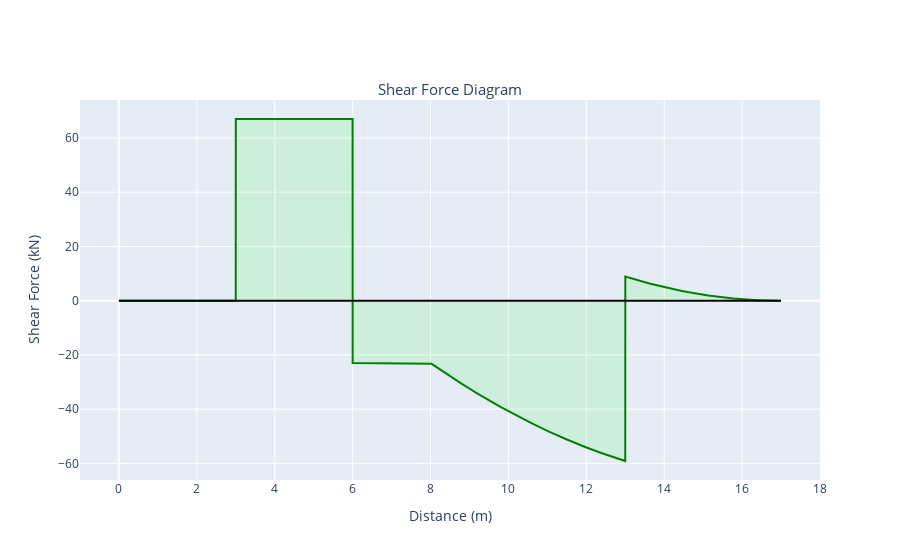

Write notebook code for a chart like this one.
### Code cell
#Define the layout object
layout = go.Layout(
    title={
        'text': "Shear Force Diagram",
        'y':0.85,
        'x':0.5,
        'xanchor': 'center',
        'yanchor': 'top'},
    titlefont=dict(size=15),
    yaxis = dict(
        title='Shear Force (kN)',
    ),
    xaxis = dict(
        title='Distance (m)',       
        range=[-1, span+1]
    ),
    showlegend=False,        
)

#Define the shear force trace
line = go.Scatter(
    x = X,
    y = sum(shearForce),
    mode='lines',
    name='Shear Force',
    fill='tonexty',
    line_color='green',
    fillcolor='rgba(0, 255, 0, 0.1)'
)

#Define a horizontal line to represent the structure
axis = go.Scatter(
    x = [0, span],
    y = [0,0],
    mode='lines',
    line_color='black'
)

#Generate and view the figure
fig = go.Figure(data=[line, axis], layout=layout)

py.offline.iplot(fig)

### Figure 1 — Plotly figure (JSON) as saved in the notebook; plotly's stock layout.template omitted (floating-point values rounded to 4 significant figures; data arrays with more than 128 entries replaced by an {"elided": "..."} marker saying what was removed)
{"data": [{"fill": "tonexty", "fillcolor": "rgba(0, 255, 0, 0.1)", "line": {"color": "green"}, "mode": "lines", "name": "Shear Force", "type": "scatter", "x": {"elided": "10001 float values"}, "y": {"elided": "10001 float values"}}, {"line": {"color": "black"}, "mode": "lines", "type": "scatter", "x": [0, 17], "y": [0, 0]}], "layout": {"showlegend": false, "title": {"font": {"size": 15}, "text": "Shear Force Diagram", "x": 0.5, "xanchor": "center", "y": 0.85, "yanchor": "top"}, "xaxis": {"range": [-1, 18], "title": {"text": "Distance (m)"}}, "yaxis": {"title": {"text": "Shear Force (kN)"}}}}
